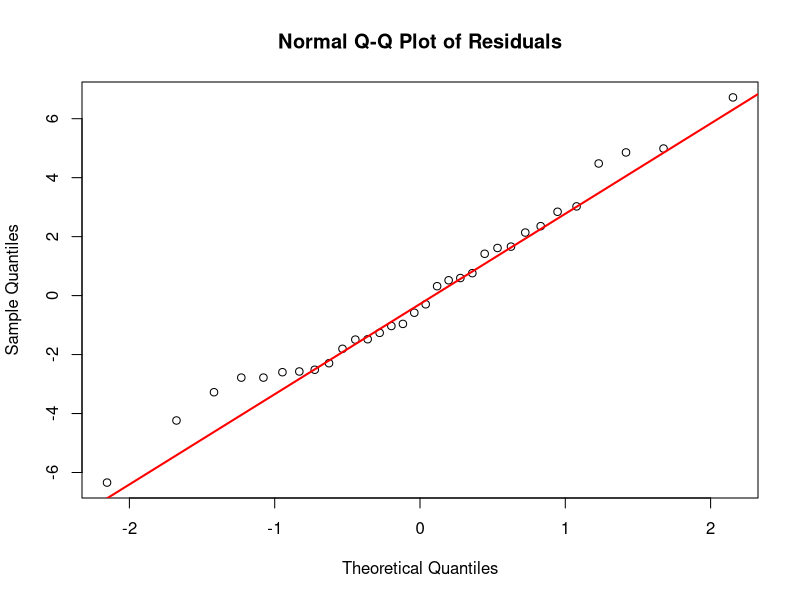
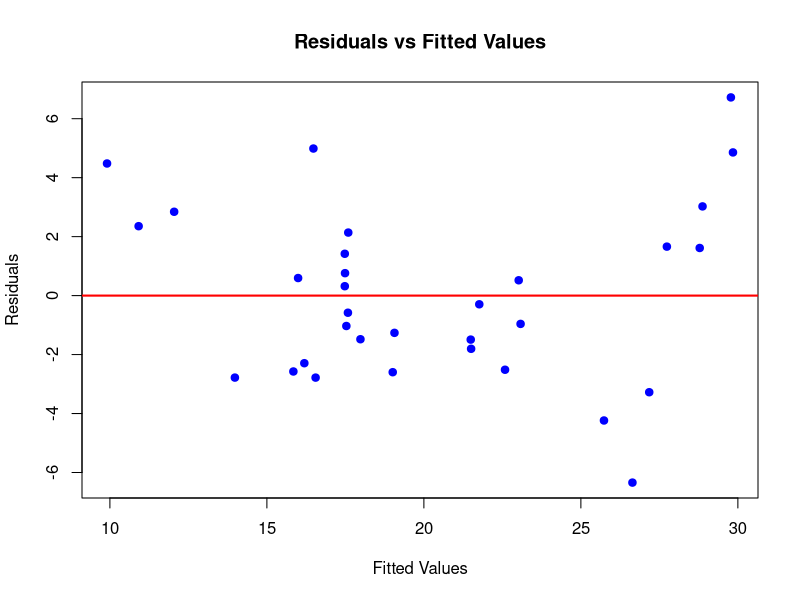
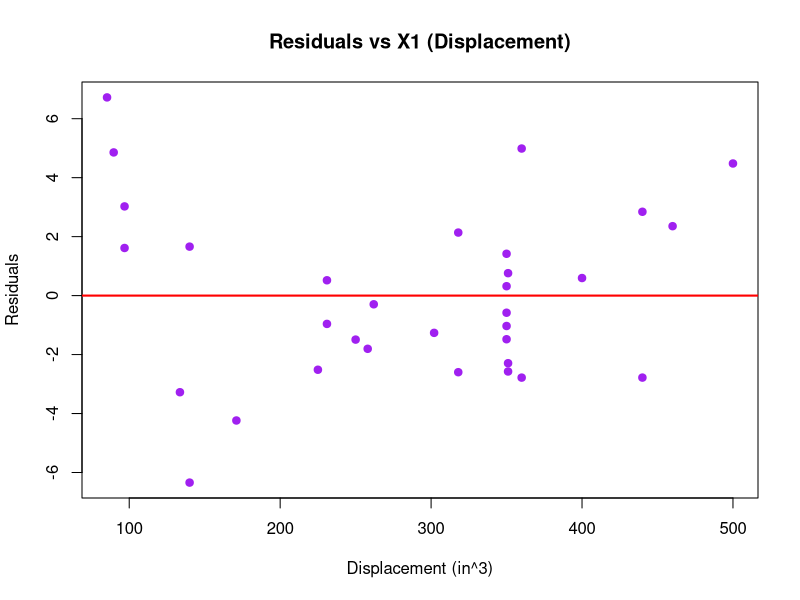
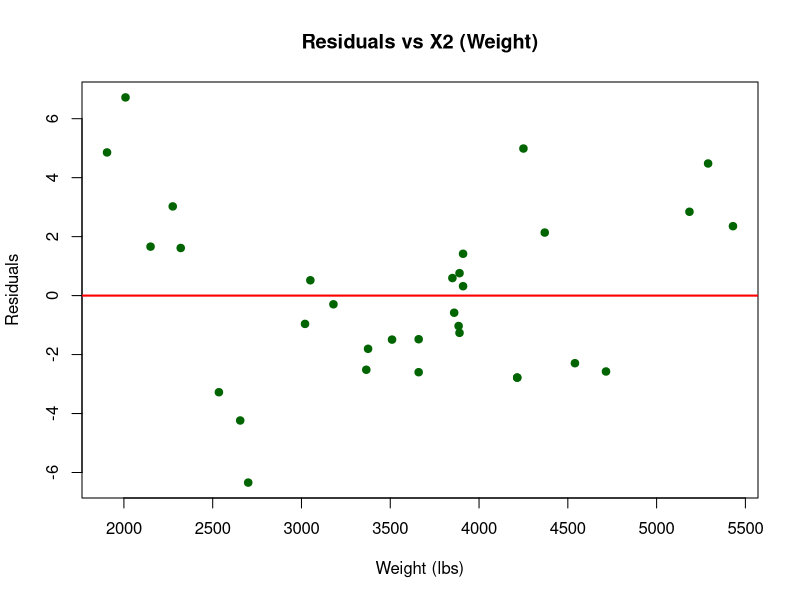

Write R code to recreate these figures, in order.
#-------------------------------------------------------
# Gasoline Mileage - Residual Diagnostic Plots
#-------------------------------------------------------

# Data input
auto_data <- data.frame(
  Y = c(18.90,17.00,20.00,18.25,20.07,11.20,22.12,21.47,34.70,30.40,
        16.50,36.50,21.50,19.70,20.30,17.80,14.39,14.89,17.80,16.41,
        23.54,21.47,16.59,31.90,29.40,13.27,23.90,19.73,13.90,13.27,
        13.77,16.50),
  X1 = c(350,350,250,351,225,440,231,262,89.7,96.9,350,85.3,171,258,
         140,302,500,440,350,318,231,360,400,96.9,140,460,133.6,318,
         351,351,360,350),
  X2 = c(3910,3860,3510,3890,3365,4215,3020,3180,1905,2320,3885,2009,
         2655,3375,2700,3890,5290,5185,3910,3660,3050,4250,3850,2275,
         2150,5430,2535,4370,4540,4715,4215,3660)
)

# Fit regression model
model <- lm(Y ~ X1 + X2, data = auto_data)

# Set layout for all 3 plots in one window
par(mfrow = c(2, 2), mar = c(4.5, 4.5, 2.5, 1.5))

#-----------------------------
# (c) Percent variability explained
#-----------------------------
cat("\n--- (c) Variability Explained ---\n")
R2 <- summary(model)$r.squared
cat("R-squared:", R2, "\n")
cat("=>", round(R2 * 100, 2), "% of the total variability is explained.\n")

#-----------------------------
# (d) 95% Confidence Intervals for slopes
#-----------------------------
cat("\n--- (d) 95% Confidence Intervals for Slopes ---\n")
confint(model, level = 0.95)

#-----------------------------
# (e) 95% Confidence Interval for mean response
#-----------------------------
cat("\n--- (e) 95% Confidence Interval for Mean Mileage (X1=275, X2=3000) ---\n")
new_data <- data.frame(X1 = 275, X2 = 3000)
predict(model, newdata = new_data, interval = "confidence", level = 0.95)

#-----------------------------
# (f) 95% Prediction Interval for individual mileage
#-----------------------------
cat("\n--- (f) 95% Prediction Interval for Individual Mileage (X1=275, X2=3000) ---\n")
predict(model, newdata = new_data, interval = "prediction", level = 0.95)


windows()
# (1) Normal probability plot
qqnorm(resid(model), main = "Normal Q-Q Plot of Residuals")
qqline(resid(model), col = "red", lwd = 2)

# (2) Residuals vs Fitted
windows()
plot(fitted(model), resid(model),
     main = "Residuals vs Fitted Values",
     xlab = "Fitted Values",
     ylab = "Residuals",
     pch = 19, col = "blue")
abline(h = 0, col = "red", lwd = 2)

# (3) Residuals vs Predictors
windows()
plot(auto_data$X1, resid(model),
     main = "Residuals vs X1 (Displacement)",
     xlab = "Displacement (in^3)",   # Replaced the problematic "³" with "^3"
     ylab = "Residuals",
     pch = 19, col = "purple")
abline(h = 0, col = "red", lwd = 2)

windows()
plot(auto_data$X2, resid(model),
     main = "Residuals vs X2 (Weight)",
     xlab = "Weight (lbs)",
     ylab = "Residuals",
     pch = 19, col = "darkgreen")
abline(h = 0, col = "red", lwd = 2)

# Reset layout
par(mfrow = c(1, 1))
